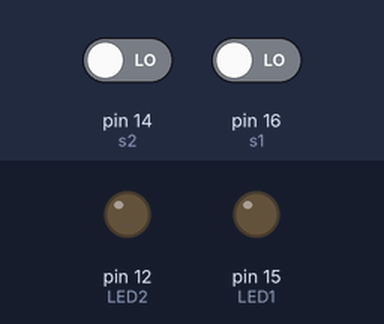
A sketch run on a simulated Arduino Uno, built with avr-gcc and run on an emulated ATmega328P. On the bench: output pins drawn as LEDs (lit = HIGH). The inputs (shaded band) are chosen by the test bench; at power-on: pin 14 (s2) LOW, pin 16 (s1) LOW.

Above: at 1.2 s.
1.3 s: pin 14 (s2) driven HIGH
At 2.3 s:
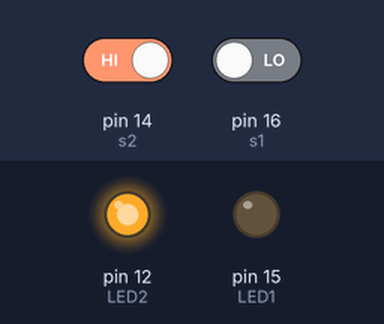
2.8 s: pin 16 (s1) driven HIGH
At 3.4 s:
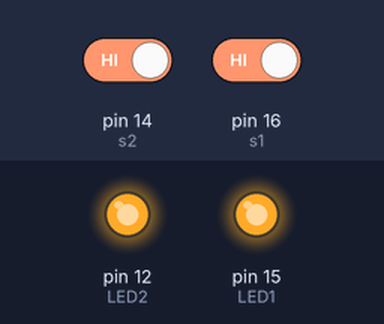
Timing chart, 0 to 5.8 s (numbered marks = the images above; inputs shaded):
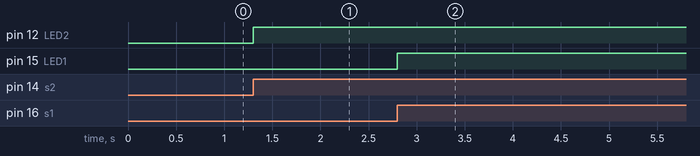

Measured:
- after the input at 1.3 s, pin 12 (LED2): LOW → HIGH at once
- after the input at 2.8 s, pin 15 (LED1): LOW → HIGH at once

The sketch:

sensor_LED.ino
```cpp
int s1 = 16;
int s2 = 14;
int LED1 = 15;
int LED2 = 12;

void setup() {
  // put your setup code here, to run once:
pinMode(s1,INPUT);
pinMode(s2,INPUT);
pinMode(LED1,OUTPUT);
pinMode(LED2,OUTPUT);
}

void loop() {
  // put your main code here, to run repeatedly:
int sensor1 = digitalRead(s1);
int sensor2 = digitalRead(s2);
if(sensor1 == HIGH) {
  digitalWrite(LED1,HIGH);
 }else if (sensor2 == HIGH) {
  digitalWrite(LED2,HIGH);
 }else{
   digitalWrite(LED1,LOW);
   digitalWrite(LED2,LOW);
 }
}
```
